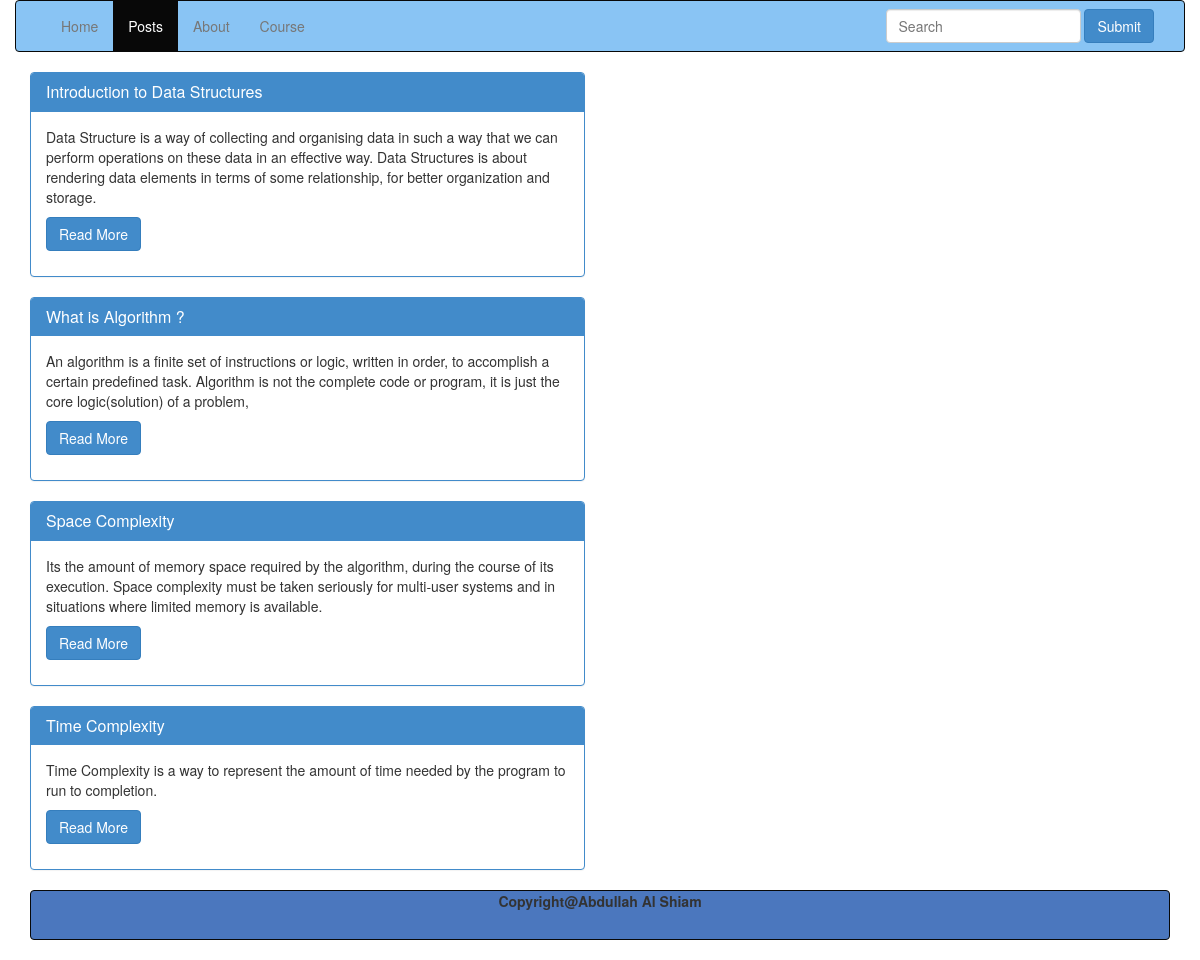
The page /?controller=posts&action=index on the database its author committed.
### tables this page shows
CREATE TABLE `posts` (
  `id` int(11) NOT NULL,
  `title` varchar(255) NOT NULL,
  `content` text NOT NULL,
  `description` text NOT NULL
);

### index.php (called while the page is built, shortened)
<?php
  if (isset($_GET['controller']) && isset($_GET['action'])) {
    $controller = $_GET['controller'];
    $action     = $_GET['action'];
  } else {
    $controller = 'pages';
    $action     = 'home';
  }
  require_once('views/layout.php');
?>

### controllers/posts_controller.php (called while the page is built, shortened)
<?php
  class PostsController {
    public function index() {
      $posts = Post::all();
      require_once('views/posts/index.php');
    }
  }
?>

### models/post.php (called while the page is built, shortened)
<?php
  class Post {
    public function __construct($id, $title, $content,$description) {
      $this->id      = $id;
      $this->title  = $title;
      $this->content = $content;
    }
    public static function all() {
      $list = [];
      $db = Db::getInstance();
      $req = $db->query('SELECT * FROM posts');
      foreach($req->fetchAll() as $post) {
        $list[] = new Post($post['id'], $post['title'],$post['content'] ,$post['description']);
      }
      return $list;
    }
  }
?>

### views/posts/index.php (the view, shortened to what this page needs)
<div class="container">
  <div class="row">
    <nav class="navbar navbar-default navbar-inverse" style="background-color: #89C4F4;" role="navigation">
      <div class="container-fluid">
        <div class="collapse navbar-collapse" id="bs-example-navbar-collapse-1">
          <ul class="nav navbar-nav">
            <li ><a href='?controller=pages&action=home'>Home</a></li>
            <li class="active"><a href='?controller=posts&action=index'>Posts</a></li>
            <li><a href='#'>About</a></li>
            <li><a href='#'>Course</a></li>
          </ul>
          <form class="navbar-form navbar-right" role="search">
            <div class="form-group">
              <input type="text" class="form-control" placeholder="Search">
            </div>
            <button type="submit" class="btn  btn-primary">Submit</button>
          </form>
        </div>
      </div>
    </nav>
  </div>
<div class="row">
<div class="col-sm-6">
 <?php foreach($posts as $post) { ?>
<div class="panel panel-primary">
  <div class="panel-heading">
    <h3 class="panel-title"><?php echo $post->title; ?></h3>
  </div>
  <div class="panel-body">
  <p><?php echo $post->content; ?></p>
   <p> <a href='?controller=posts&action=show&id=<?php echo $post->id; ?>' class="btn btn-primary">Read More</a></p>
  </div>
</div>
<?php } ?>
</div>
</div>
 <footer>
  <nav class="navbar navbar-default navbar-inverse" style="background-color: #4B77BE;"  role="navigation">
      <p class="text-center"><b>Copyright@Abdullah Al Shiam</b></p>
    </nav>
    </footer>
</div>

### views/layout.php (shortened to what this page needs)
<DOCTYPE html>
<html>
  <head>
  <link rel="stylesheet" type="text/css" href="bootstrap/css/bootstrap.min.css">
  </head>
  <body>
<?php require_once('routes.php'); ?>
  </body>
<html>

### routes.php (shortened to what this page needs)
<?php
  function call($controller, $action) {
    switch($controller) {
      case 'posts':
        require_once('models/post.php');
        $controller = new PostsController();
      break;
    }
    $controller->{ $action }();
  }
  $controllers = array('pages' => ['home', 'error'],
                       'posts' => ['index', 'show']);
  if (array_key_exists($controller, $controllers)) {
    if (in_array($action, $controllers[$controller])) {
      call($controller, $action);
    } else {
      call('pages', 'error');
    }
  } else {
    call('pages', 'error');
  }
?>

### rows shown on the page
posts: title "Introduction to Data Structures", content "Data Structure is a way of collecting and organising data in such a way that we can perform operations on these data in an effective way. Data Structures is about rendering data elements in terms of some relationship, for better organization and storage."
posts: title "What is Algorithm ?", content "An algorithm is a finite set of instructions or logic, written in order, to accomplish a certain predefined task. Algorithm is not the complete code or program, it is just the core logic(solution) of a problem,"
posts: title "Space Complexity", content "Its the amount of memory space required by the algorithm, during the course of its execution. Space complexity must be taken seriously for multi-user systems and in situations where limited memory is available."
posts: title "Time Complexity", content "Time Complexity is a way to represent the amount of time needed by the program to run to completion."
